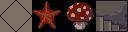

A level layout from a 2D game, rendered from its tile map. Below: a short description, then the map file with its tile-grid data intact:
An orthogonal 4x1 tile map with 32x32 px tiles, 1 tile layer (Tile Layer 1).

<map version="1.2" tiledversion="1.2.4" orientation="orthogonal" renderorder="right-down" width="4" height="1" tilewidth="32" tileheight="32" infinite="0" nextlayerid="2" nextobjectid="1">
 <tileset firstgid="1" source="../tilesets/terrain_atlas.tsx" />
 <layer id="1" name="Tile Layer 1" width="4" height="1">
  <data encoding="csv">
724,459,1019,320
</data>
 </layer>
</map>
